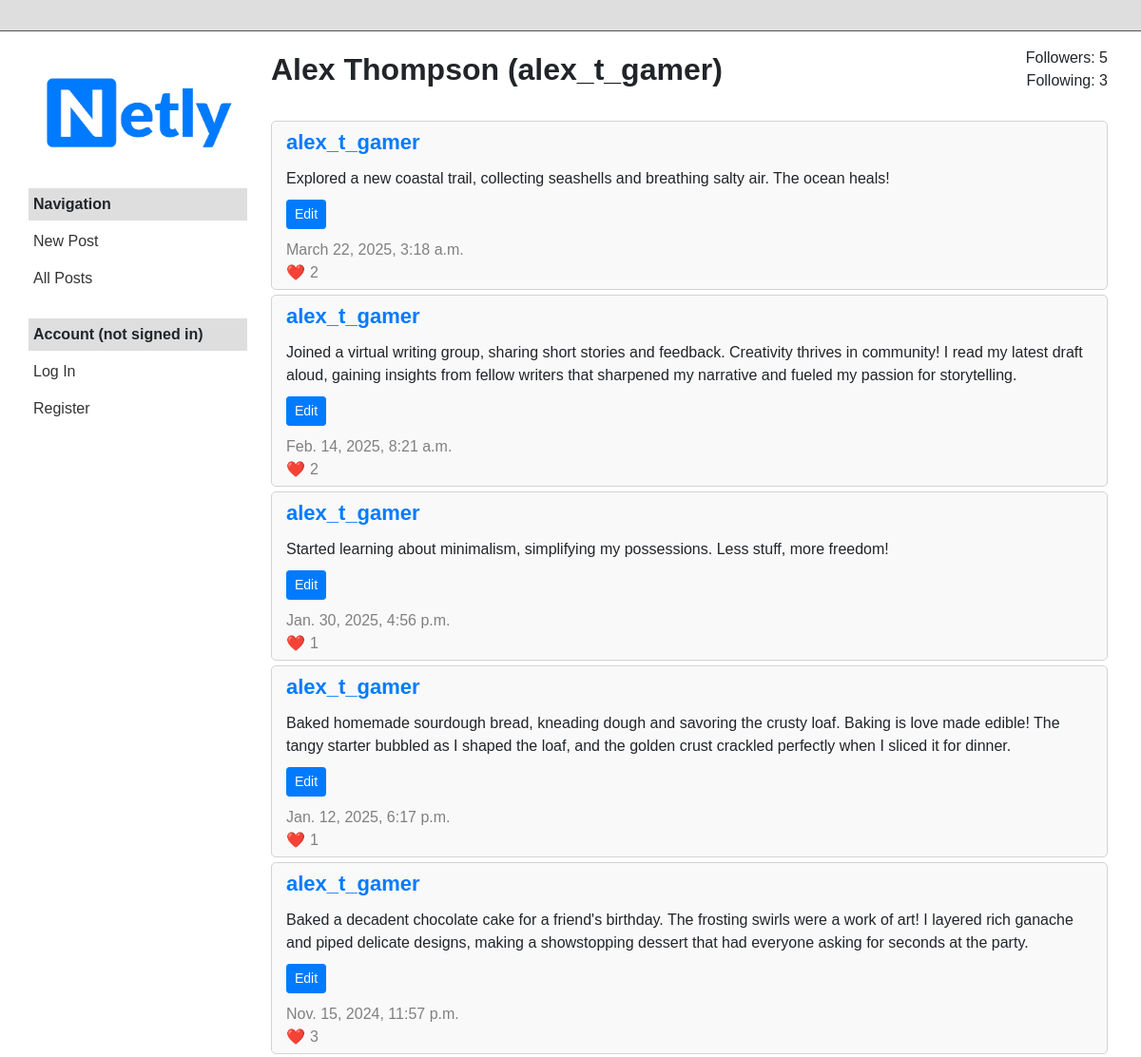
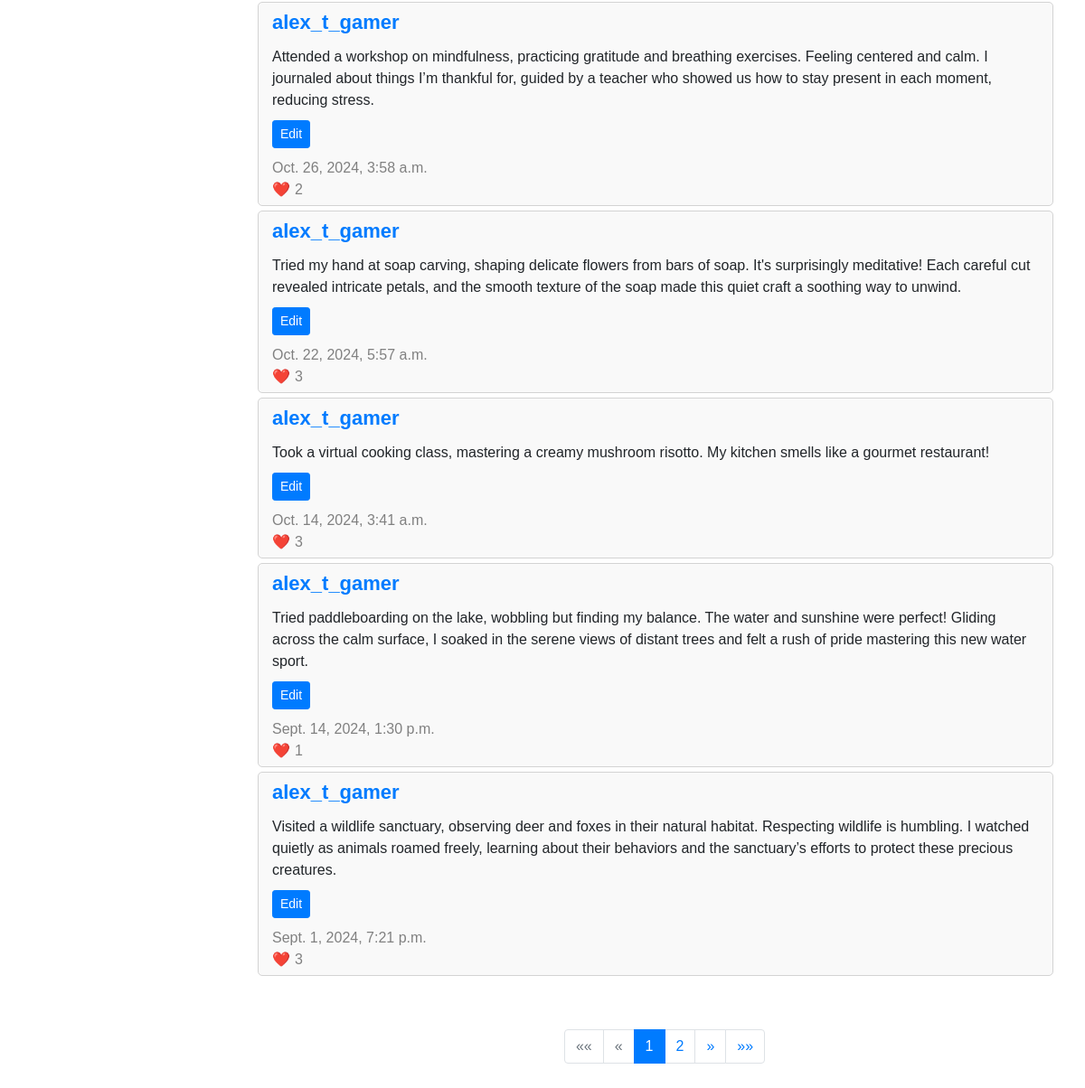
Page /profile/6 on the committed database (2 pictures, top to bottom).
### network/models.py (models this page shows, shortened)
class User(AbstractUser):
    def display_name(self):
        return f"{self.first_name} {self.last_name}" if self.first_name and self.last_name else self.username

class Post(models.Model):
    user = models.ForeignKey(User, on_delete=models.CASCADE, related_name="posts")
    content = models.TextField()
    created_at = models.DateTimeField(auto_now_add=True)
    def get_likes_count(self):
        return self.likes.count()

### network/views.py (the view)
# urls.py: path("profile/<int:user_id>", views.profile, name="profile"),
def profile(request, user_id):
    owner = User.objects.get(id=user_id)
    posts_list = Post.objects.filter(user=owner).order_by("-created_at")
    followers = Follow.objects.filter(followed=owner).count()
    following = Follow.objects.filter(follower=owner).count()
    is_following = request.user.is_following(owner) if request.user.is_authenticated else False
    paginator = Paginator(posts_list, 10)
    page_number = request.GET.get('page', 1)
    page_obj = paginator.get_page(page_number)
    if request.user.id == user_id:
        active_filter = "profile"
    else:
        active_filter = "other"
    return render(request, "network/index.html", {
        "active_filter": active_filter,
        "show_profile": True,
        "posts": page_obj,
        "page_obj": page_obj,
        "owner": owner,
        "followers": followers,
        "following": following,
        "is_following": is_following
    })

### network/templates/network/index.html (shortened to what this page needs)
{% extends "network/layout.html" %}
{% load static %}
{% block body %}
    <div class="profile-container">
        {% if show_profile %}
            <div class="profile-header-wrapper" id="profile-section">
                <div class="profile-header">
                    <div class="profile-info">
                        <div class="profile-name">{{ owner.display_name }} ({{ owner.username }})</div>
                    </div>
                    <div class="profile-stats">
                        <div id="followers-count">Followers: {{ followers }}</div>
                        <div>Following: {{ following }}</div>
                    </div>
                </div>
            </div>
        {% endif %}
        <div class="profile-posts-container">
            {% for post in posts %}
                <div class="post-container">
                    <div class="post-name"><a href="{% url 'profile' post.user.id %}">{{ post.user.username }}</a></div>
                    <div class="post-content" id="post-view-{{ post.id }}">{{ post.content }}</div>
                    <button class="btn btn-primary btn-sm" id="post-edit-button-{{ post.id }}" data-id="{{ post.id }}">Edit</button>
                    <div class="post-date">{{ post.created_at }}</div>
                    <div class="post-likes">{{ post.get_likes_count }}</div>
                </div>
            {% endfor %}
        </div>
        {% if page_obj.paginator.num_pages > 1 %}
        <div class="pagination-wrapper">
            <nav aria-label="Page navigation" class="mt-4">
                <ul class="pagination justify-content-center">
                    {% if page_obj.has_previous %}
                        <li class="page-item">
                            <a class="page-link" href="?page=1" aria-label="First">
                                <span aria-hidden="true">&laquo;&laquo;</span>
                            </a>
                        </li>
                    {% else %}
                        <li class="page-item disabled">
                            <a class="page-link" href="#" aria-label="First">
                                <span aria-hidden="true">&laquo;&laquo;</span>
                            </a>
                        </li>
                    {% endif %}
                    {% if page_obj.has_previous %}
                        <li class="page-item">
                            <a class="page-link" href="?page={{ page_obj.previous_page_number }}" aria-label="Previous">
                                <span aria-hidden="true">&laquo;</span>
                            </a>
                        </li>
                    {% else %}
                        <li class="page-item disabled">
                            <a class="page-link" href="#" aria-label="Previous">
                                <span aria-hidden="true">&laquo;</span>
                            </a>
                        </li>
                    {% endif %}
                    {% for i in page_obj.paginator.page_range %}
                        {% if page_obj.number == i %}
                            <li class="page-item active"><a class="page-link" href="?page={{ i }}">{{ i }}</a></li>
                        {% elif i > page_obj.number|add:'-3' and i < page_obj.number|add:'3' %}
                            <li class="page-item"><a class="page-link" href="?page={{ i }}">{{ i }}</a></li>
                        {% endif %}
                    {% endfor %}
                    {% if page_obj.has_next %}
                        <li class="page-item">
                            <a class="page-link" href="?page={{ page_obj.next_page_number }}" aria-label="Next">
                                <span aria-hidden="true">&raquo;</span>
                            </a>
                        </li>
                    {% else %}
                        <li class="page-item disabled">
                            <a class="page-link" href="#" aria-label="Next">
                                <span aria-hidden="true">&raquo;</span>
                            </a>
                        </li>
                    {% endif %}
                    {% if page_obj.has_next %}
                        <li class="page-item">
                            <a class="page-link" href="?page={{ page_obj.paginator.num_pages }}" aria-label="Last">
                                <span aria-hidden="true">&raquo;&raquo;</span>
                            </a>
                        </li>
                    {% else %}
                        <li class="page-item disabled">
                            <a class="page-link" href="#" aria-label="Last">
                                <span aria-hidden="true">&raquo;&raquo;</span>
                            </a>
                        </li>
                    {% endif %}
                </ul>
            </nav>
        </div>
        {% endif %}
    </div>
{% endblock %}

### network/static/network/styles.css (style rules this page uses)
body { font-family: Arial, sans-serif; display: flex; flex-direction: column; align-items: center; }
.post-container { border: 1px solid lightgray; background-color: #f9f9f9; border-radius: 5px; margin-bottom: 5px; margin-right: 20px; padding: 5px 15px; }
.post-name { font-size: 22px; font-weight: 700; margin-bottom: 10px; }
.post-content { margin-top: 10px; margin-bottom: 10px; }
.post-date { color: gray; margin-top: 10px; }
.post-likes { color: gray; }
.post-likes::before { content: "❤️"; padding-right: 5px; }
.profile-container { border: none; margin-bottom: 5px; display: flex; flex-direction: column; height: calc(100vh - 60px); }
.profile-header { display: flex; justify-content: space-between; align-items: flex-start; margin-bottom: 10px; margin-right: 20px; }
.profile-name { font-size: 32px; font-weight: 700; }
.profile-info { flex-grow: 1; }
.profile-stats { text-align: right; }
.profile-header-wrapper { position: sticky; top: 0; background-color: white; z-index: 5; padding-bottom: 10px; }
.profile-posts-container { overflow-y: auto; flex: 1; padding-top: 10px; margin-bottom: 20px; }
.pagination-wrapper { position: sticky; bottom: 0; background-color: white; padding-top: 10px; z-index: 5; margin-top: auto; }

### rows in the picture
User: display_name "Alex Thompson", username "alex_t_gamer"
Post: user.username "alex_t_gamer", content "Explored a new coastal trail, collecting seashells and breathing salty air. The ocean heals!", created_at "March 22, 2025, 3:18 a.m.", get_likes_count "2"
Post: user.username "alex_t_gamer", content "Joined a virtual writing group, sharing short stories and feedback. Creativity thrives in community! I read my latest draft aloud, gaining insights from fellow writers that sharpened my narrative and fueled my passion for storytelling.", created_at "Feb. 14, 2025, 8:21 a.m.", get_likes_count "2"
Post: user.username "alex_t_gamer", content "Started learning about minimalism, simplifying my possessions. Less stuff, more freedom!", created_at "Jan. 30, 2025, 4:56 p.m.", get_likes_count "1"
Post: user.username "alex_t_gamer", content "Baked homemade sourdough bread, kneading dough and savoring the crusty loaf. Baking is love made edible! The tangy starter bubbled as I shaped the loaf, and the golden crust crackled perfectly when I sliced it for dinner.", created_at "Jan. 12, 2025, 6:17 p.m.", get_likes_count "1"
Post: user.username "alex_t_gamer", content "Baked a decadent chocolate cake for a friend's birthday. The frosting swirls were a work of art! I layered rich ganache and piped delicate designs, making a showstopping dessert that had everyone asking for seconds at the party.", created_at "Nov. 15, 2024, 11:57 p.m.", get_likes_count "3"
Post: user.username "alex_t_gamer", content "Attended a workshop on mindfulness, practicing gratitude and breathing exercises. Feeling centered and calm. I journaled about things I’m thankful for, guided by a teacher who showed us how to stay present in each moment, reducing stress.", created_at "Oct. 26, 2024, 3:58 a.m.", get_likes_count "2"
Post: user.username "alex_t_gamer", content "Tried my hand at soap carving, shaping delicate flowers from bars of soap. It's surprisingly meditative! Each careful cut revealed intricate petals, and the smooth texture of the soap made this quiet craft a soothing way to unwind.", created_at "Oct. 22, 2024, 5:57 a.m.", get_likes_count "3"
Post: user.username "alex_t_gamer", content "Took a virtual cooking class, mastering a creamy mushroom risotto. My kitchen smells like a gourmet restaurant!", created_at "Oct. 14, 2024, 3:41 a.m.", get_likes_count "3"
Post: user.username "alex_t_gamer", content "Tried paddleboarding on the lake, wobbling but finding my balance. The water and sunshine were perfect! Gliding across the calm surface, I soaked in the serene views of distant trees and felt a rush of pride mastering this new water sport.", created_at "Sept. 14, 2024, 1:30 p.m.", get_likes_count "1"
Post: user.username "alex_t_gamer", content "Visited a wildlife sanctuary, observing deer and foxes in their natural habitat. Respecting wildlife is humbling. I watched quietly as animals roamed freely, learning about their behaviors and the sanctuary’s efforts to protect these precious creatures.", created_at "Sept. 1, 2024, 7:21 p.m.", get_likes_count "3"

### other values in the picture
{{ followers }} "5"
{{ following }} "3"
{{ i }} "1"
{{ i }} "2"
